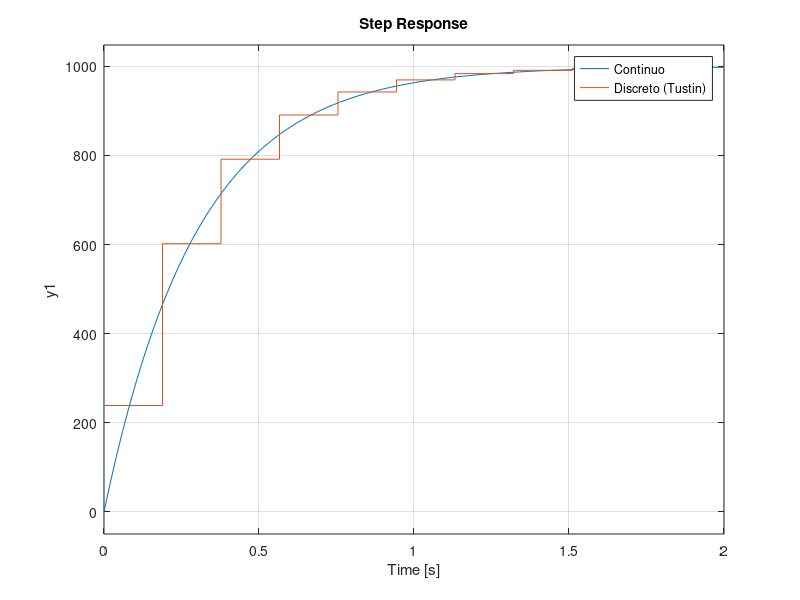
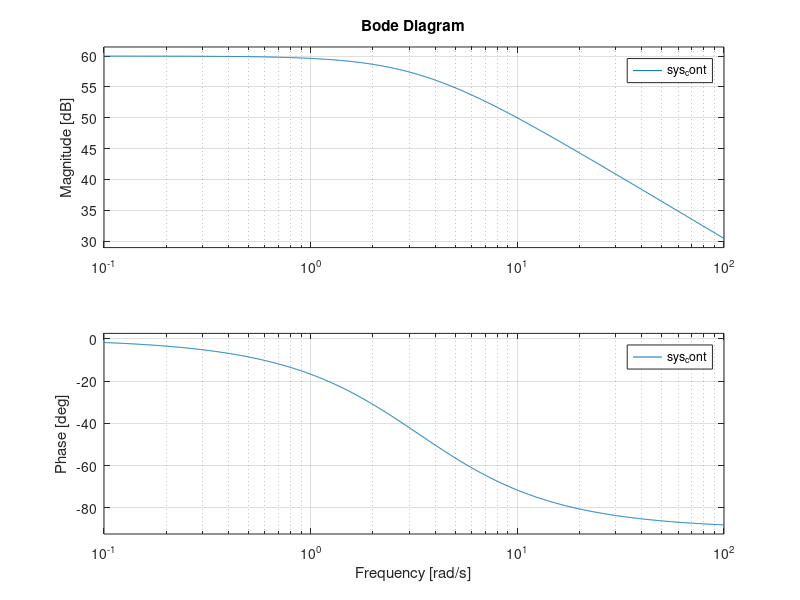

MATLAB code to generate these figures, in order:
% Modelo identificado del motor DC
% Generado automáticamente

%% Parámetros del modelo continuo
K = 999.3659;      % Ganancia [RPM/V]
tau = 0.3008;  % Constante de tiempo [s]
Ts = 0.1887;              % Período de muestreo [s]

%% Crear función de transferencia continua
num_cont = K;
den_cont = [tau 1];
sys_cont = tf(num_cont, den_cont);

disp('Modelo continuo:');
disp(sys_cont);

%% Discretizar usando Tustin (bilinear)
sys_disc = c2d(sys_cont, Ts, 'tustin');

disp('Modelo discreto:');
disp(sys_disc);

%% Visualizar respuesta al escalón
figure('Name', 'Respuesta al Escalón');
step(sys_cont, sys_disc);
legend('Continuo', 'Discreto (Tustin)');
grid on;

%% Diagrama de Bode
figure('Name', 'Diagrama de Bode');
bode(sys_cont);
grid on;

%% Información adicional
info.K = K;
info.tau = tau;
info.Ts = Ts;
info.polo = -1/tau;
info.BW_hz = 0.5301;
info.ajuste = 99.97;

disp(' ');
disp('Información del modelo:');
disp(info);
